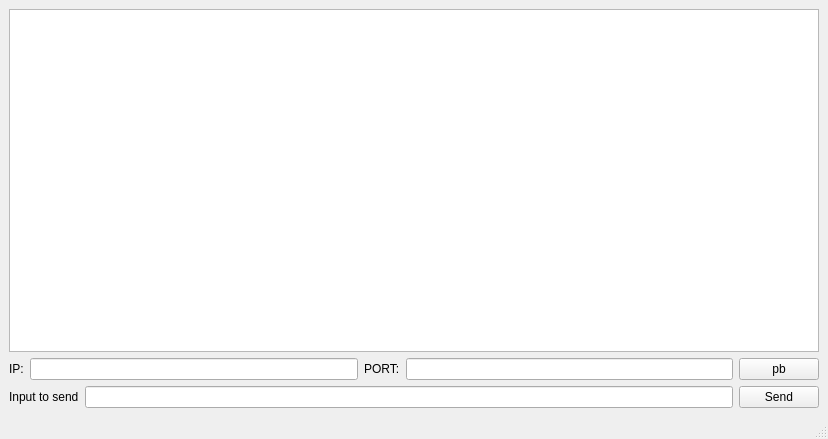
<?xml version="1.0" encoding="UTF-8"?>
<ui version="4.0">
 <class>MainWindowServer</class>
 <widget class="QMainWindow" name="MainWindowServer">
  <property name="geometry">
   <rect>
    <x>0</x>
    <y>0</y>
    <width>828</width>
    <height>439</height>
   </rect>
  </property>
  <property name="windowTitle">
   <string>MainWindowServer</string>
  </property>
  <widget class="QWidget" name="centralwidget">
   <layout class="QVBoxLayout" name="verticalLayout">
    <item>
     <widget class="QTextEdit" name="te_Log"/>
    </item>
    <item>
     <layout class="QHBoxLayout" name="horizontalLayout">
      <item>
       <widget class="QLabel" name="label_2">
        <property name="text">
         <string>IP:</string>
        </property>
       </widget>
      </item>
      <item>
       <widget class="QLineEdit" name="le_IP"/>
      </item>
      <item>
       <widget class="QLabel" name="label_3">
        <property name="text">
         <string>PORT:</string>
        </property>
       </widget>
      </item>
      <item>
       <widget class="QLineEdit" name="le_PORT"/>
      </item>
      <item>
       <widget class="QPushButton" name="pb_Connect">
        <property name="text">
         <string>pb</string>
        </property>
       </widget>
      </item>
     </layout>
    </item>
    <item>
     <layout class="QHBoxLayout" name="horizontalLayout_2">
      <item>
       <widget class="QLabel" name="label">
        <property name="text">
         <string>Input to send</string>
        </property>
       </widget>
      </item>
      <item>
       <widget class="QLineEdit" name="le_Send"/>
      </item>
      <item>
       <widget class="QPushButton" name="pb_Send">
        <property name="text">
         <string>Send</string>
        </property>
       </widget>
      </item>
     </layout>
    </item>
   </layout>
  </widget>
  <widget class="QMenuBar" name="menubar">
   <property name="geometry">
    <rect>
     <x>0</x>
     <y>0</y>
     <width>828</width>
     <height>23</height>
    </rect>
   </property>
  </widget>
  <widget class="QStatusBar" name="statusbar"/>
 </widget>
 <resources/>
 <connections/>
</ui>
